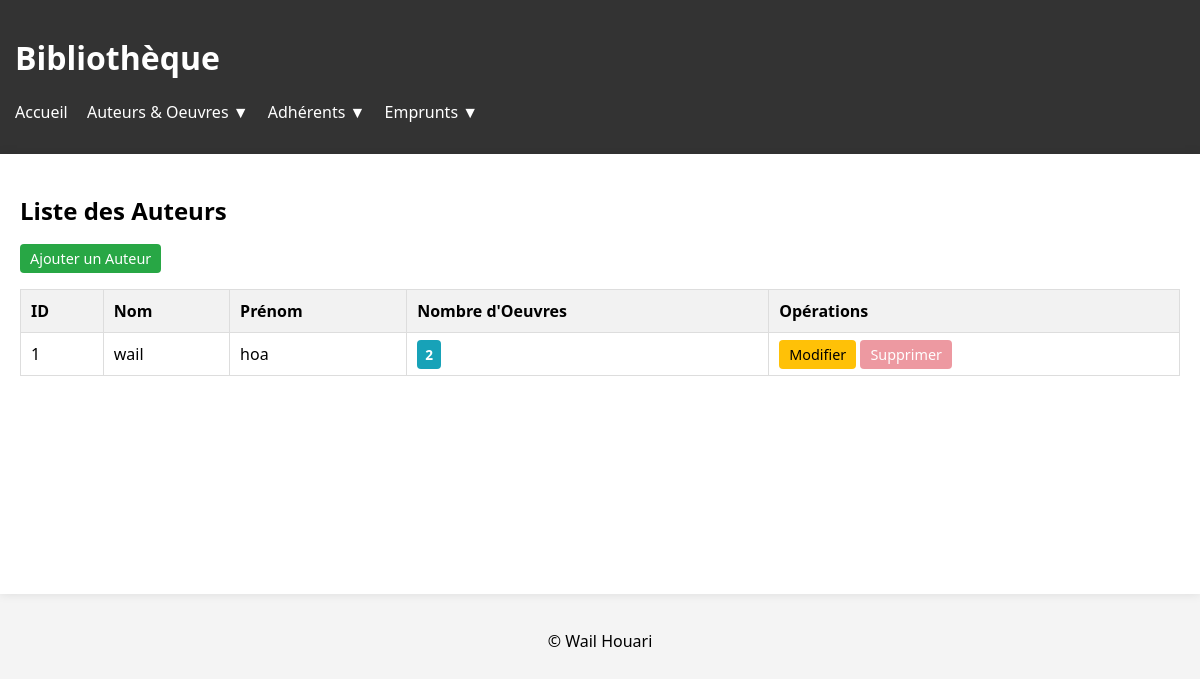
Page /auteur.php on the committed database.
### tables this page shows
CREATE TABLE `auteurs` (
  `id` int(11) NOT NULL,
  `nom` varchar(100) NOT NULL,
  `prenom` varchar(100) NOT NULL
);

### auteur.php (the view)
<?php
include "includes/db.php";
include "includes/header.php";
?>
<h2>Liste des Auteurs</h2>
<a href="ajouter_auteur.php" class="btn btn-add">Ajouter un Auteur</a>
<table>
    <thead>
        <tr>
            <th>ID</th>
            <th>Nom</th>
            <th>Prénom</th>
            <th>Nombre d'Oeuvres</th>
            <th>Opérations</th>
        </tr>
    </thead>
    <tbody>
        <?php
        $sql = "SELECT a.*, COUNT(o.id) as total_oeuvres
                FROM auteurs a
                LEFT JOIN oeuvres o ON a.id = o.auteur_id
                GROUP BY a.id";
        $result = mysqli_query($conn, $sql);
        while ($row = mysqli_fetch_assoc($result)) {
            echo "<tr>
                <td>{$row['id']}</td>
                <td>{$row['nom']}</td>
                <td>{$row['prenom']}</td>
                <td><span class='badge bg-info'>{$row['total_oeuvres']}</span></td>
                <td>
                    <a href='modifier_auteur.php?id={$row['id']}' class='btn btn-edit'>Modifier</a>
                    ";
            if ($row['total_oeuvres'] > 0) {
                echo "<a href='#' class='btn btn-delete' onclick='alert(\"Impossible: Cet auteur a des oeuvres.\")' style='opacity:0.5'>Supprimer</a>";
            } else {
                echo "<a href='supprimer_auteur.php?id={$row['id']}' class='btn btn-delete' onclick='return confirm(\"Supprimer ?\")'>Supprimer</a>";
            }
            echo "</td></tr>";
        }
        ?>
    </tbody>
</table>
<?php include "includes/footer.php"; ?>

### assets/css/style.css (style rules this page uses)
body { font-family: 'Segoe UI', Tahoma, Geneva, Verdana, sans-serif; background-color: #f4f4f4; margin: 0; }
table { width: 100%; border-collapse: collapse; margin-top: 20px; }
th, td { border: 1px solid #ddd; padding: 10px; text-align: left; }
th { background-color: #f2f2f2; }
.btn { padding: 5px 10px; text-decoration: none; color: white; border-radius: 4px; font-size: 0.9em; cursor: pointer; }
.btn-add { background-color: #28a745; }
.btn-edit { background-color: #ffc107; color: black; }
.btn-delete { background-color: #dc3545; }
.badge { padding: 5px 8px; border-radius: 4px; color: white; font-weight: bold; font-size: 0.85em; }
.bg-info { background-color: #17a2b8; }

### rows in the picture
auteurs: id "1", nom "wail", prenom "hoa", total_oeuvres "2"
